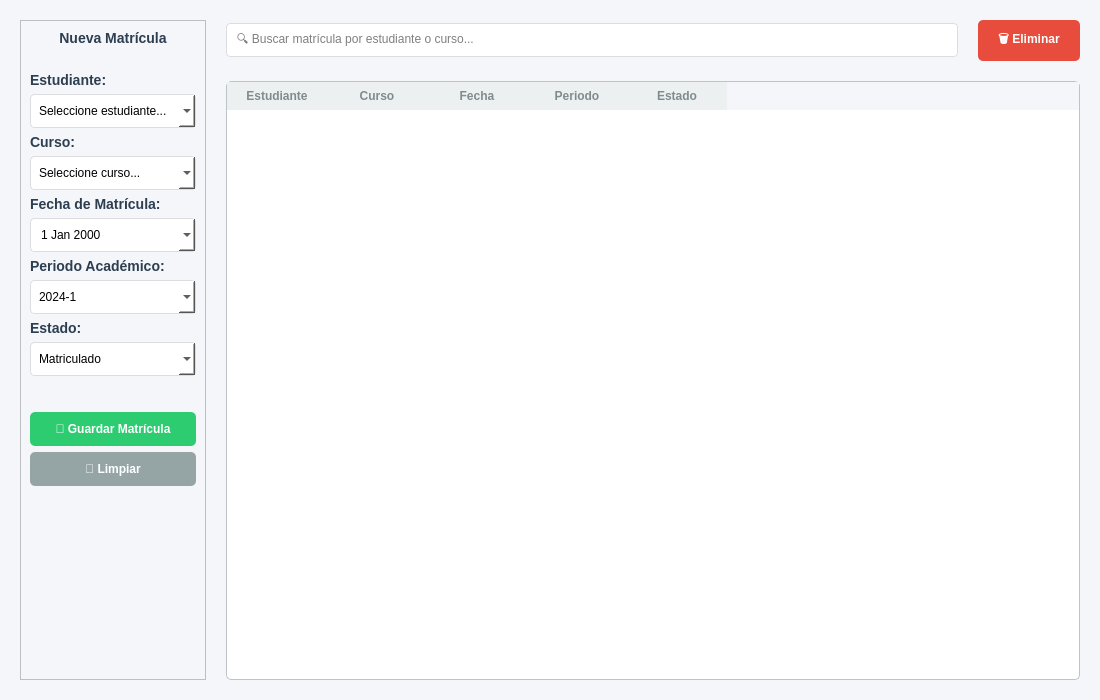
<?xml version="1.0" encoding="UTF-8"?>
<ui version="4.0">
 <class>FormMatricula</class>
 <widget class="QWidget" name="FormMatricula">
  <property name="geometry">
   <rect>
    <x>0</x>
    <y>0</y>
    <width>1100</width>
    <height>700</height>
   </rect>
  </property>
  <property name="windowTitle">
   <string>Gestión de Matrículas</string>
  </property>
  <property name="styleSheet">
   <string notr="true">QWidget {
    background-color: #f5f6fa;
    font-family: 'Segoe UI';
}
QLabel {
    color: #2c3e50;
    font-size: 14px;
    font-weight: bold;
}
QLineEdit, QComboBox, QDateEdit {
    padding: 8px;
    border: 1px solid #dcdde1;
    border-radius: 4px;
    background-color: white;
}
QPushButton {
    background-color: #2ecc71;
    color: white;
    padding: 10px 20px;
    border: none;
    border-radius: 5px;
    font-weight: bold;
}
QPushButton:hover {
    background-color: #27ae60;
}
QTableWidget {
    background-color: white;
    border: 1px solid #bdc3c7;
    border-radius: 5px;
    gridline-color: #ecf0f1;
}
QHeaderView::section {
    background-color: #ecf0f1;
    padding: 5px;
    border: none;
    font-weight: bold;
    color: #7f8c8d;
}
QPushButton#btnLimpiar, QPushButton#btnEliminar {
    background-color: #95a5a6;
}
QPushButton#btnEliminar {
    background-color: #e74c3c;
}
/* Calendar Fixes */
QCalendarWidget QToolButton {
    color: black;
    background-color: transparent;
}
QCalendarWidget QMenu {
    color: black;
    background-color: white;
}
QCalendarWidget QSpinBox {
    color: black;
    background-color: white;
}</string>
  </property>
  <layout class="QHBoxLayout" name="horizontalLayout">
   <property name="spacing">
    <number>20</number>
   </property>
   <property name="leftMargin">
    <number>20</number>
   </property>
   <property name="topMargin">
    <number>20</number>
   </property>
   <property name="rightMargin">
    <number>20</number>
   </property>
   <property name="bottomMargin">
    <number>20</number>
   </property>
   
   <!-- LEFT PANEL: FORM -->
   <item>
    <widget class="QFrame" name="frameLeft">
     <property name="maximumSize">
      <size>
       <width>350</width>
       <height>16777215</height>
      </size>
     </property>
     <property name="frameShape">
      <enum>QFrame::StyledPanel</enum>
     </property>
     <property name="frameShadow">
      <enum>QFrame::Raised</enum>
     </property>
     <layout class="QVBoxLayout" name="verticalLayoutLeft">
      <item>
       <widget class="QLabel" name="labelTitle">
        <property name="font">
         <font>
          <pointsize>16</pointsize>
          <bold>true</bold>
         </font>
        </property>
        <property name="text">
         <string>Nueva Matrícula</string>
        </property>
        <property name="alignment">
         <set>Qt::AlignCenter</set>
        </property>
       </widget>
      </item>
      <item>
       <spacer name="verticalSpacerTop">
        <property name="orientation">
         <enum>Qt::Vertical</enum>
        </property>
        <property name="sizeType">
         <enum>QSizePolicy::Fixed</enum>
        </property>
        <property name="sizeHint" stdset="0">
         <size>
          <width>20</width>
          <height>20</height>
         </size>
        </property>
       </spacer>
      </item>
      <item>
       <widget class="QLabel" name="labelEstudiante">
        <property name="text">
         <string>Estudiante:</string>
        </property>
       </widget>
      </item>
      <item>
       <widget class="QComboBox" name="comboEstudiante">
        <property name="placeholderText">
         <string>Seleccione estudiante...</string>
        </property>
       </widget>
      </item>
      <item>
       <widget class="QLabel" name="labelCurso">
        <property name="text">
         <string>Curso:</string>
        </property>
       </widget>
      </item>
      <item>
       <widget class="QComboBox" name="comboCurso">
        <property name="placeholderText">
         <string>Seleccione curso...</string>
        </property>
       </widget>
      </item>
      <item>
       <widget class="QLabel" name="labelFecha">
        <property name="text">
         <string>Fecha de Matrícula:</string>
        </property>
       </widget>
      </item>
      <item>
       <widget class="QDateEdit" name="dateFecha">
        <property name="calendarPopup">
         <bool>true</bool>
        </property>
       </widget>
      </item>
      <item>
       <widget class="QLabel" name="labelPeriodo">
        <property name="text">
         <string>Periodo Académico:</string>
        </property>
       </widget>
      </item>
      <item>
       <widget class="QComboBox" name="comboPeriodo">
        <item>
         <property name="text">
          <string>2024-1</string>
         </property>
        </item>
        <item>
         <property name="text">
          <string>2024-2</string>
         </property>
        </item>
        <item>
         <property name="text">
          <string>2025-1</string>
         </property>
        </item>
        <item>
         <property name="text">
          <string>2025-2</string>
         </property>
        </item>
       </widget>
      </item>
      <item>
       <widget class="QLabel" name="labelEstado">
        <property name="text">
         <string>Estado:</string>
        </property>
       </widget>
      </item>
      <item>
       <widget class="QComboBox" name="comboEstado">
        <item>
         <property name="text">
          <string>Matriculado</string>
         </property>
        </item>
        <item>
         <property name="text">
          <string>Retirado</string>
         </property>
        </item>
        <item>
         <property name="text">
          <string>Suspendido</string>
         </property>
        </item>
       </widget>
      </item>
      <item>
       <spacer name="verticalSpacerButtons">
        <property name="orientation">
         <enum>Qt::Vertical</enum>
        </property>
        <property name="sizeType">
         <enum>QSizePolicy::Fixed</enum>
        </property>
        <property name="sizeHint" stdset="0">
         <size>
          <width>20</width>
          <height>30</height>
         </size>
        </property>
       </spacer>
      </item>
      <item>
       <widget class="QPushButton" name="btnMatricular">
        <property name="cursor">
         <cursorShape>PointingHandCursor</cursorShape>
        </property>
        <property name="text">
         <string>💾 Guardar Matrícula</string>
        </property>
       </widget>
      </item>
      <item>
       <widget class="QPushButton" name="btnLimpiar">
        <property name="cursor">
         <cursorShape>PointingHandCursor</cursorShape>
        </property>
        <property name="text">
         <string>🧹 Limpiar</string>
        </property>
       </widget>
      </item>
      <item>
       <spacer name="verticalSpacer">
        <property name="orientation">
         <enum>Qt::Vertical</enum>
        </property>
        <property name="sizeHint" stdset="0">
         <size>
          <width>20</width>
          <height>40</height>
         </size>
        </property>
       </spacer>
      </item>
     </layout>
    </widget>
   </item>

   <!-- RIGHT PANEL: TABLE -->
   <item>
    <layout class="QVBoxLayout" name="verticalLayoutRight">
     <item>
      <layout class="QHBoxLayout" name="searchLayout">
       <item>
        <widget class="QLineEdit" name="inputBuscar">
         <property name="placeholderText">
          <string>🔍 Buscar matrícula por estudiante o curso...</string>
         </property>
        </widget>
       </item>
       <item>
        <widget class="QPushButton" name="btnEliminar">
         <property name="cursor">
          <cursorShape>PointingHandCursor</cursorShape>
         </property>
         <property name="text">
          <string>🗑️ Eliminar</string>
         </property>
        </widget>
       </item>
      </layout>
     </item>
     <item>
      <widget class="QTableWidget" name="tableMatriculas">
       <property name="selectionBehavior">
        <enum>QAbstractItemView::SelectRows</enum>
       </property>
       <property name="columnCount">
        <number>5</number>
       </property>
       <column>
        <property name="text">
         <string>Estudiante</string>
        </property>
       </column>
       <column>
        <property name="text">
         <string>Curso</string>
        </property>
       </column>
       <column>
        <property name="text">
         <string>Fecha</string>
        </property>
       </column>
       <column>
        <property name="text">
         <string>Periodo</string>
        </property>
       </column>
       <column>
        <property name="text">
         <string>Estado</string>
        </property>
       </column>
      </widget>
     </item>
    </layout>
   </item>
  </layout>
 </widget>
 <resources/>
 <connections/>
</ui>
